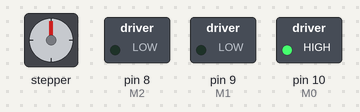
Simulated run of this sketch. Board: Arduino Uno, built with avr-gcc and run on an emulated ATmega328P. Shown: stepper motor, switched loads named in the sketch (green lamp = pin HIGH). Stepper angles assume 200 steps per turn.

Above: at 0.15 s.
At 9.82 s:
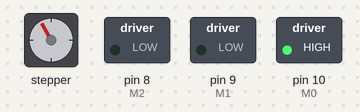
At 19.8 s:
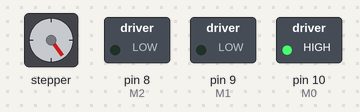
At 39.75 s:
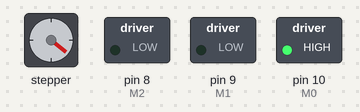
Timing chart, 0 to 40.0 s (numbered marks = the images above):
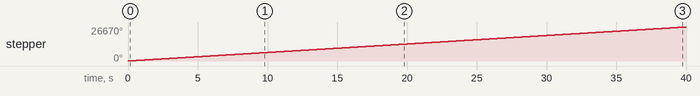

The sketch:

drv8825_stepper.ino
```cpp
// Include the AccelStepper library:
#include <AccelStepper.h>

// Define stepper motor connections and motor interface type. Motor interface type must be set to 1 when using a driver:
#define dirPin 2
#define stepPin 3
#define motorInterfaceType 1
# define M0 10
# define M1 9
# define M2 8


// Create a new instance of the AccelStepper class:
AccelStepper stepper = AccelStepper(motorInterfaceType, stepPin, dirPin);


void setup() {
  // Set the maximum speed in steps per second:
  stepper.setMaxSpeed(1000);
  pinMode (M0 ,OUTPUT);
  pinMode (M1 ,OUTPUT);
  pinMode (M2 ,OUTPUT);
  digitalWrite (M0, HIGH);
  digitalWrite (M1, LOW);
  digitalWrite (M2, LOW);
}

void loop() {
  // Set the speed in steps per second:
  stepper.setSpeed(400);
  // Step the motor with a constant speed as set by setSpeed():
  stepper.runSpeed();
}
```

Measured:
- by itself, stepper: keeps turning clockwise at about 667°/s
